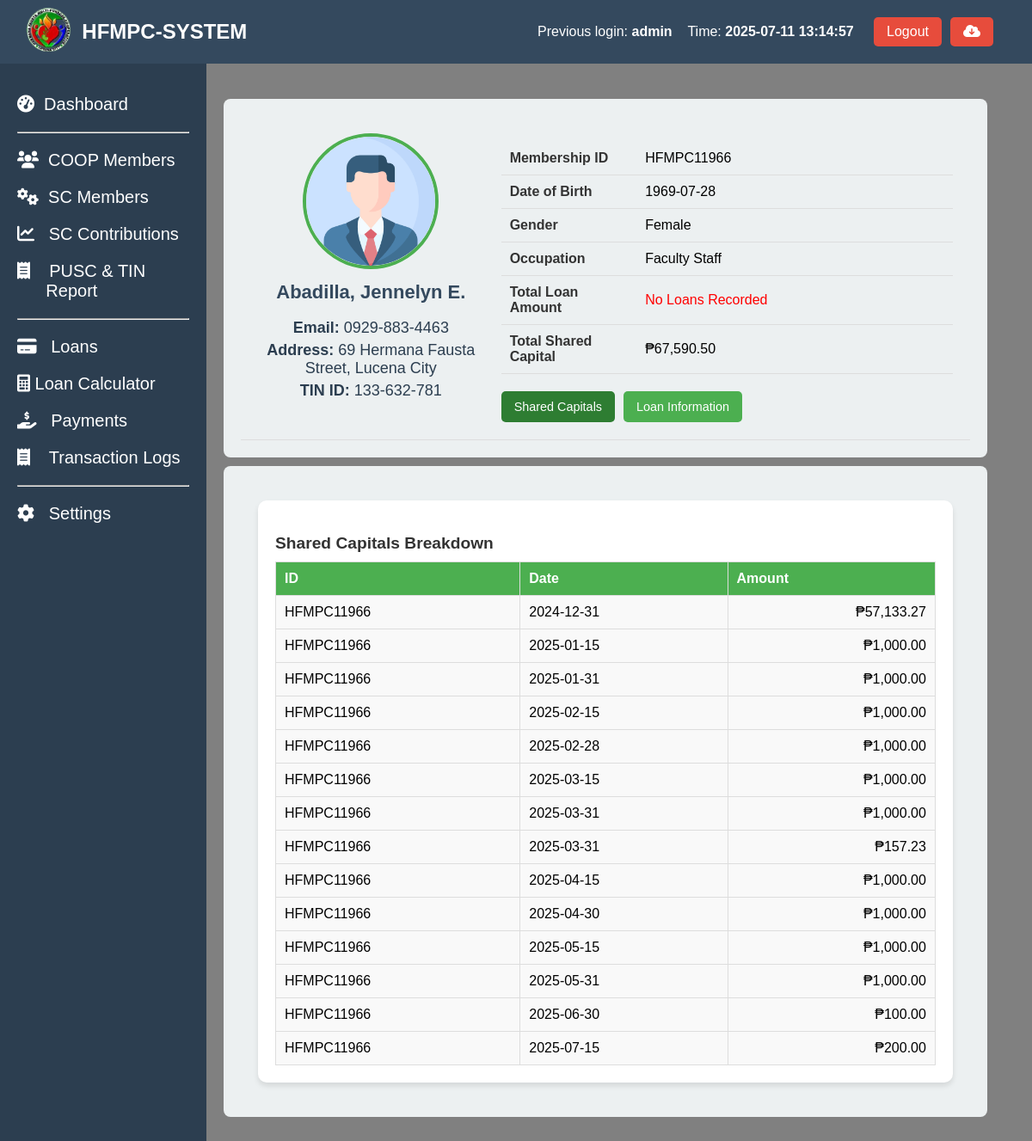
The page /coop_members_profile.php?id=HFMPC11966 (signed in) on the database its author committed.
### tables this page shows
CREATE TABLE `coop_members` (
  `coop_id` int(50) NOT NULL AUTO_INCREMENT,
  `membership_id` varchar(50) NOT NULL,
  `name_of_member` varchar(255) NOT NULL,
  `contact_number` varchar(20) NOT NULL,
  `tin` varchar(15) NOT NULL,
  `date_accepted` date NOT NULL,
  `bod_resolution` varchar(50) NOT NULL,
  `type_of_membership` varchar(50) NOT NULL,
  `shares_subscribed` decimal(10,2) NOT NULL,
  `amount_subscribed` decimal(10,2) NOT NULL,
  `initial_paid_up` decimal(10,2) NOT NULL,
  `address` text NOT NULL,
  `date_of_birth` date NOT NULL,
  `age` int(11) NOT NULL,
  `gender` varchar(20) DEFAULT NULL,
  `civil_status` varchar(50) DEFAULT NULL,
  `occupation` varchar(100) NOT NULL,
  `number_of_dependents` int(11) NOT NULL,
  `religious` varchar(100) NOT NULL,
  `annual_income` decimal(10,2) NOT NULL,
  `date_terminated` date DEFAULT NULL,
  `educational_attainment` varchar(50) DEFAULT NULL,
  `status` int(5) NOT NULL,
  `remarks` varchar(10) NOT NULL,
  `created_at` timestamp NOT NULL DEFAULT current_timestamp(),
  PRIMARY KEY (`coop_id`)
);

CREATE TABLE `shared_capital_amount` (
  `id` int(11) NOT NULL AUTO_INCREMENT,
  `Membership_ID` varchar(11) NOT NULL,
  `Name` varchar(100) NOT NULL,
  `Amount` decimal(10,2) DEFAULT NULL,
  `particulars` varchar(20) NOT NULL,
  `Date_Paid` date NOT NULL,
  `remarks` varchar(10) NOT NULL,
  PRIMARY KEY (`id`)
);

### coop_members_profile.php (the view, shortened to what this page needs)
<?php include 'header.php' ?>
<?php include 'sidebar.php' ?>
<link rel="stylesheet" href="assets/profile.css">
<?php
if (isset($_GET['id'])) {
    $membership_id = $_GET['id'];
    $sql = "SELECT * FROM coop_members WHERE membership_id = ?";
    $stmt = $conn->prepare($sql);
    $stmt->bind_param("s", $membership_id);
    $stmt->execute();
    $result = $stmt->get_result();
    if ($result->num_rows > 0) {
        $member = $result->fetch_assoc();
    } else {
        echo "No member found with ID: " . htmlspecialchars($membership_id);
        exit();
    }
    $shared_capitals_sql = "SELECT SUM(Amount) AS TotalSharedCapital FROM shared_capital_amount WHERE Membership_ID = ? AND (remarks IS NULL OR remarks != 'Deleted')";
    $stmt = $conn->prepare($shared_capitals_sql);
    $stmt->bind_param("s", $membership_id);
    $stmt->execute();
    $shared_capitals_result = $stmt->get_result();
    $shared_capitals = $shared_capitals_result->fetch_assoc();
    $total_shared_capital = $shared_capitals['TotalSharedCapital'];
    $shared_capitals_sql = "SELECT Date_Paid, Amount, Membership_ID FROM shared_capital_amount WHERE Membership_ID = ?  AND (remarks IS NULL OR remarks != 'Deleted') ";
    $stmt = $conn->prepare($shared_capitals_sql);
    $stmt->bind_param("s", $membership_id);
    $stmt->execute();
    $shared_capitals_result = $stmt->get_result();
    $shared_capitals = $shared_capitals_result->fetch_all(MYSQLI_ASSOC);
    $total_loans_sql = "SELECT SUM(balance_amount) AS TotalLoanAmount FROM coop_member_loans WHERE membership_id = ?";
    $stmt = $conn->prepare($total_loans_sql);
    $stmt->bind_param("s", $membership_id);
    $stmt->execute();
    $total_loans_result = $stmt->get_result();
    $total_loans = $total_loans_result->fetch_assoc();
    $total_loan_amount = $total_loans['TotalLoanAmount'];
} else {
    echo "No membership ID provided.";
    exit();
}
?>
<main class="content-member">
  <section class="stats-member">
    <div class="card-member">
      <div class="card-header-member">
      <div class="profile-card">
                <div class="profile-left">
                    <img src="profile.png" alt="Profile picture">
                    <div class="pinfo">
                        <h2><?php echo htmlspecialchars($member['name_of_member']); ?></h2>
                        <p><strong>Email:</strong> <?php echo htmlspecialchars($member['contact_number']); ?></p>
                        <p><strong>Address:</strong> <?php echo htmlspecialchars($member['address']); ?></p>
                        <p><strong>TIN ID:</strong> <?php echo htmlspecialchars($member['tin']); ?></p>
                    </div>
                </div>
                <div class="profile-right">
                    <table>
                        <tr>
                            <td>Membership ID</td>
                            <td><?php echo htmlspecialchars($member['membership_id']); ?></td>
                        </tr>
                        <tr>
                            <td>Date of Birth</td>
                            <td><?php echo htmlspecialchars($member['date_of_birth']); ?></td>
                        </tr>
                        <tr>
                            <td>Gender</td>
                            <td><?php echo htmlspecialchars($member['gender']); ?></td>
                        </tr>
                        <tr>
                            <td>Occupation</td>
                            <td><?php echo htmlspecialchars($member['occupation']); ?></td>
                        </tr>
                        <tr>
                            <td>Total Loan Amount</td>
                            <td><?php echo $total_loan_amount ? "₱" . number_format($total_loan_amount, 2) : '<span style="color:red;">No Loans Recorded</span>'; ?></td>
                        </tr>
                        <tr>
                            <td>Total Shared Capital</td>
                            <td><?php echo $total_shared_capital ? "₱" . number_format($total_shared_capital, 2) : '<span style="color:red;">No Updated Contribution</span>'; ?></td>
                        </tr>
                    </table>
                    <div class="button-container">
                        <button class="button active" id="shared-capitals-btn">Shared Capitals</button>
                        <button class="button" id="loan-information-btn">Loan Information</button>
                    </div>
                </div>
            </div>
      </div>
    </div>
    <div class="card-member">
      <div class="card-header-member">
            <div class="second-content">
                <div id="shared-capitals-section" class="section active">
                    <h3>Shared Capitals Breakdown</h3>
                    <table>
                        <thead>
                            <tr>
                                <th>ID</th>
                                <th>Date</th>
                                <th>Amount</th>
                            </tr>
                        </thead>
                        <tbody>
                        <?php if (!empty($shared_capitals)): ?>
                            <?php foreach ($shared_capitals as $capital): ?>
                                <tr>
                                    <td><?php echo htmlspecialchars($capital['Membership_ID']); ?></td>
                                    <td><?php echo htmlspecialchars($capital['Date_Paid']); ?></td>
                                    <td style="text-align: right;"><?php echo "₱" . number_format($capital['Amount'], 2); ?></td>
                                </tr>
                            <?php endforeach; ?>
                            <?php else: ?>
                                <tr>
                                    <td colspan="3" style="text-align: center; color: red;">No Shared Capitals Contribution Recorded</td>
                                </tr>
                            <?php endif; ?>
                        </tbody>
                    </table>
                </div>
            </div>
      </div>
    </div>
  </section>
</main>

### header.php (shortened to what this page needs)
<?php
include 'config/config.php';
$previous_user = null;
$sql_prev = "SELECT id, username, login_time FROM login_activity ORDER BY login_time DESC LIMIT 1 OFFSET 1";
$result_prev = $conn->query($sql_prev);
if ($result_prev->num_rows > 0) {
    $previous_user = $result_prev->fetch_assoc();
}
?>
<!DOCTYPE html>
<html lang="en">
<head>
  <link rel="stylesheet" href="https://cdnjs.cloudflare.com/ajax/libs/font-awesome/6.0.0-beta3/css/all.min.css">
  <link rel="stylesheet" href="assets/styles.css">
</head>
<body>
<header class="header">
  <div class="header-content">
    <div class="dashboard-left">
      <a href="index.php"><img src="logo.png" alt="Logo" class="dashboard-logo" width="20%"></a>
      <h1> HFMPC-SYSTEM</h1>
    </div>
    <div class="admin-info">
      <?php if ($previous_user): ?>
        <div class="previous-login-info" style="text-align: right; display: flex; justify-content: space-between;">
          <p>Previous login: <strong><?php echo htmlspecialchars($previous_user['username']); ?></strong></p> &nbsp&nbsp&nbsp&nbsp
          <p>Time: <strong><?php echo htmlspecialchars($previous_user['login_time']); ?></strong></p>&nbsp&nbsp&nbsp
        </div>
      <?php else: ?>
        <p class="previous-login-info">No previous login records found.</p>
      <?php endif; ?>
      <button class="logout-btn" onclick="confirmLogout();">Logout</button>
      <form method="post" action="backup.php" onsubmit="return confirmBackup();">
          <button class="logout-btn" type="submit" name="backup"><i class="fas fa-cloud-download-alt"></i></button>
      </form>
    </div>
  </div>
</header>
</body>
</html>

### sidebar.php (shortened to what this page needs)
<?php
$current_page = basename($_SERVER['PHP_SELF']);
function is_active($page) {
    global $current_page;
    return $current_page == $page ? 'active' : '';
}
?>
<aside class="sidebar">
  <ul>
    <li class="<?= is_active('index.php') ?>"><a href="index.php"><i class="fas fa-tachometer-alt"></i>&nbsp Dashboard</a></li>
    <hr>
    <li class="<?= is_active('coop_members.php') ?>"><a href="coop_members.php"><i class="fas fa-users"></i>&nbsp COOP Members</a></li>
    <li class="<?= is_active('coop_members_shared_capitals.php') ?>"><a href="coop_members_shared_capitals.php"><i class="fas fa-cogs"></i>&nbsp SC Members</a></li>
    <li class="<?= is_active('coop_members_shared_capitals_contribution.php') ?>"><a href="coop_members_shared_capitals_contribution.php"><i class="fas fa-chart-line"></i>&nbsp&nbsp SC Contributions</a></li>
    <li class="<?= is_active('coop_members_pusc_tin.php') ?>"><a href="coop_members_pusc_tin.php"><i class="fas fa-receipt"></i>&nbsp&nbsp&nbsp PUSC & TIN &nbsp&nbsp&nbsp&nbsp&nbsp&nbspReport</a></li>
    <hr>
    <li class="<?= is_active('coop_members_loan.php') ?>"><a href="coop_members_loan.php"><i class="fas fa-credit-card"></i>&nbsp&nbsp Loans</a></li>
    <li class="<?= is_active('loan_amortization.php') ?>"><a href="loan_amortization.php"><i class="fas fa-calculator"></i> Loan Calculator</a></li>
    <li class="<?= is_active('coop_members_payments.php') ?>"><a href="coop_members_payments.php"><i class="fas fa-hand-holding-usd"></i>&nbsp&nbsp Payments</a></li>
    <li class="<?= is_active('coop_members_transaction_logs.php') ?>"><a href="coop_members_transaction_logs.php"><i class="fas fa-receipt"></i>&nbsp&nbsp&nbsp Transaction Logs</a></li>
    <hr>
    <li class="<?= is_active('#') ?>"><a href="#"><i class="fas fa-cog"></i>&nbsp&nbsp Settings</a></li>
  </ul>
</aside>

### assets/styles.css (style rules this page uses)
body { font-family: Arial, sans-serif; margin: 0; height: 100vh; display: flex; flex-direction: column; }
header { background-color: #34495e; color: white; padding: 5px; width: 100%; display: flex; justify-content: space-between; align-items: center; position: fixed; z-index: 10; }
header h1 { font-size: 24px; }
.header-content { display: flex; justify-content: space-between; width: 100%; padding-right: 50px; padding-left: 20px; }
.admin-info { display: flex; align-items: center; gap: 10px; }
.logout-btn { background-color: #e74c3c; color: white; border: none; padding: 8px 15px; cursor: pointer; font-size: 16px; border-radius: 5px; }
.logout-btn { background-color: #e74c3c; color: white; border: none; padding: 8px 15px; cursor: pointer; }
.sidebar { margin-top: 10px; width: 200px; background-color: #2c3e50; color: white; padding: 20px; height: 100%; position: fixed; top: 60px; z-index: 5; }
.sidebar ul { list-style: none; padding: 0; }
.sidebar ul li { margin: 20px 0; }
.sidebar ul li a { color: white; text-decoration: none; font-size: 20px; display: block; transition: 0.5s; }
.dashboard-left { display: flex; align-items: center; gap: 10px; }
.dashboard-logo { height: 60px; width: auto; object-fit: contain; }

### assets/profile.css (style rules this page uses)
.profile-card { display: flex; gap: 20px; padding: 20px; border-bottom: 1px solid #ddd; }
.profile-left { text-align: center; flex: 1; }
.profile-left img { width: 150px; height: 150px; border-radius: 50%; object-fit: cover; border: 4px solid #4CAF50; }
.pinfo h2 { margin-top: 10px; font-size: 1.5rem; color: #333; }
.pinfo p { margin: 5px 0; font-size: 0.9rem; color: #666; }
.profile-right { flex: 2; }
.profile-right table { width: 100%; margin-top: 10px; border-collapse: collapse; }
.profile-right table td { padding: 10px; border-bottom: 1px solid #ddd; }
.profile-right table td:first-child { font-weight: bold; color: #333; width: 30%; }
.button-container { margin-top: 20px; display: flex; gap: 10px; }
.button { padding: 10px 15px; font-size: 0.9rem; border: none; border-radius: 5px; background-color: #4CAF50; color: white; cursor: pointer; transition: background 0.3s; }
.button.active { background-color: #2e7d32; }
.second-content { padding: 20px; }
.section { display: none; background: #fff; padding: 20px; border-radius: 10px; box-shadow: 0 4px 6px rgba(0, 0, 0, 0.1); }
.section h3 { margin-bottom: 10px; font-size: 1.2rem; color: #333; }
.section table { width: 100%; border-collapse: collapse; margin-top: 10px; }
.section table th, .section table td { padding: 10px; border: 1px solid #ddd; text-align: left; }
.section table th { background-color: #4CAF50; color: white; }
.section table td { background-color: #f9f9f9; }
.section.active { display: block; }
.content-member { background-color: gray; margin-left: 150px; padding: 100px; margin-top: 5px; flex-grow: 1; height: 100vh; overflow-y: auto; position: relative; display: block; flex-direction: column; }
.stats-member { margin-top: 10px; width: 105%; }
.card-member { background-color: #ecf0f1; border-radius: 8px; padding: 20px; width: 95%; margin-left: 10px; position:relative; display: block; flex-direction: column; margin-top: 10px; }
.card-member h2 { font-size: 22px; color: #34495e; }
.card-member p { font-size: 18px; color: #2c3e50; }

### rows shown on the page
coop_members: name_of_member "Abadilla, Jennelyn E.", contact_number "0929-883-4463", address "69 Hermana Fausta Street, Lucena City", tin "133-632-781", membership "HFMPC11966", date_of_birth "1969-07-28", gender "Female", occupation "Faculty Staff"
shared_capital_amount: Membership_ID "HFMPC11966", Date_Paid "2024-12-31", Amount "57,133.27"
shared_capital_amount: Membership_ID "HFMPC11966", Date_Paid "2025-01-15", Amount "1,000.00"
shared_capital_amount: Membership_ID "HFMPC11966", Date_Paid "2025-01-31", Amount "1,000.00"
shared_capital_amount: Membership_ID "HFMPC11966", Date_Paid "2025-02-15", Amount "1,000.00"
shared_capital_amount: Membership_ID "HFMPC11966", Date_Paid "2025-02-28", Amount "1,000.00"
shared_capital_amount: Membership_ID "HFMPC11966", Date_Paid "2025-03-15", Amount "1,000.00"
shared_capital_amount: Membership_ID "HFMPC11966", Date_Paid "2025-03-31", Amount "1,000.00"
shared_capital_amount: Membership_ID "HFMPC11966", Date_Paid "2025-03-31", Amount "157.23"
shared_capital_amount: Membership_ID "HFMPC11966", Date_Paid "2025-04-15", Amount "1,000.00"
shared_capital_amount: Membership_ID "HFMPC11966", Date_Paid "2025-04-30", Amount "1,000.00"
shared_capital_amount: Membership_ID "HFMPC11966", Date_Paid "2025-05-15", Amount "1,000.00"
shared_capital_amount: Membership_ID "HFMPC11966", Date_Paid "2025-05-31", Amount "1,000.00"
shared_capital_amount: Membership_ID "HFMPC11966", Date_Paid "2025-06-30", Amount "100.00"
shared_capital_amount: Membership_ID "HFMPC11966", Date_Paid "2025-07-15", Amount "200.00"

### other values the page prints
$previous_user['username'] "admin"
$previous_user['login_time'] "2025-07-11 13:14:57"
$total_shared_capital "67,590.50"
